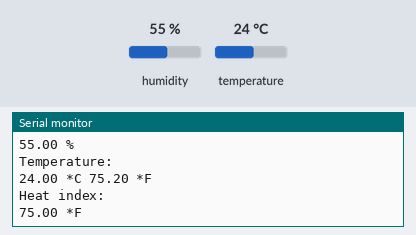
The sketch below on a simulated Arduino Uno, built with avr-gcc and run on an emulated ATmega328P. Shown: the last lines printed to the serial monitor. Inputs (shaded band) come from the test bench; at power-on: humidity 55 %, temperature 24 °C.

Above: at 4.8 s.
4.9 s: humidity set to 22 %
At 6.5 s:
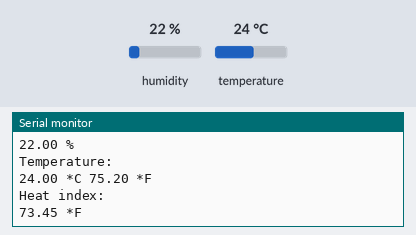
7.9 s: temperature set to 12 °C
At 9.4 s:
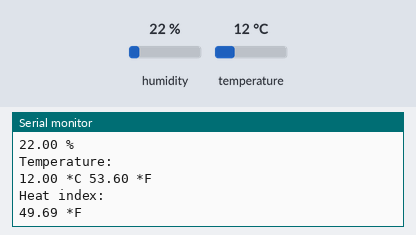
10.9 s: humidity set to 40 %
At 12.7 s:
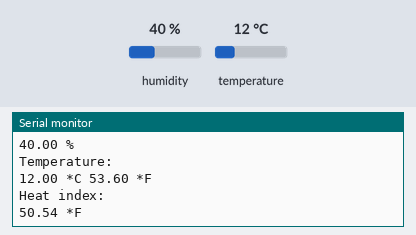
13.9 s: temperature set to 41 °C
At 15.7 s:
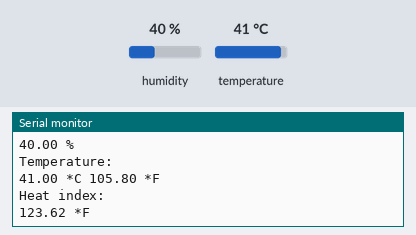
Timing chart, 0 to 17.2 s (numbered marks = the images above; inputs shaded):
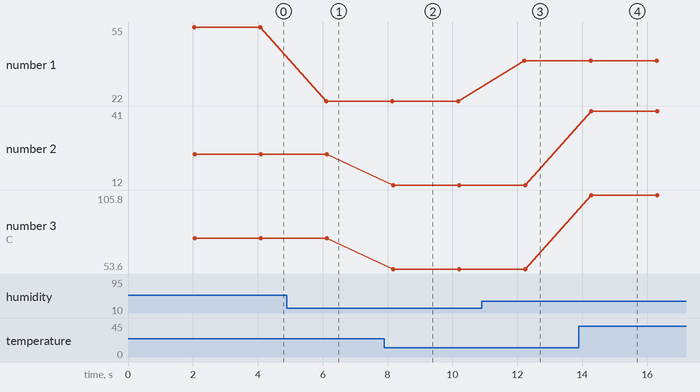

The sketch:

DHT_sensor.ino
```cpp
//#include <Adafruit_AM2320.h>
#include "DHT.h"
#define DHTPIN 3     // what pin we're connected to digital pin 2
#define DHTTYPE DHT11   // DHT 22  (AM2302)

// Initialize DHT sensor for normal 16mhz Arduino
DHT dht(DHTPIN, DHTTYPE);

void setup() {
  Serial.begin(9600);
  dht.begin();
}

void loop() {
  // Wait a few seconds between measurements.
  delay(2000);

  // Reading temperature or humidity takes about 250 milliseconds!
  // Sensor readings may also be up to 2 seconds 'old' (its a very slow sensor)
  float h = dht.readHumidity();
  // Read temperature as Celsius
  float t = dht.readTemperature();
  // Read temperature as Fahrenheit
  float f = dht.readTemperature(true);

  // Check if any reads failed and exit early (to try again).
  if (isnan(h) || isnan(t) || isnan(f)) {
    Serial.println("Failed to read from DHT sensor!");
    return;
  }
  // Compute heat index
  // Must send in temp in Fahrenheit!
  float hi = dht.computeHeatIndex(f, h);

  Serial.print("Humidity: \n");
  Serial.print(h);
  Serial.print(" %\t \n");
  Serial.print("Temperature: \n");
  Serial.print(t);
  Serial.print(" *C ");
  Serial.print(f);
  Serial.print(" *F\t \n");
  Serial.print("Heat index: \n");
  Serial.print(hi);
  Serial.println(" *F");
}
```

Measured:
- after the input at 4.9 s, the serial monitor: prints a new line after 1.2 s (image 1)
- after the input at 7.9 s, the serial monitor: prints a new line after 0.27 s (image 2)
- after the input at 10.9 s, the serial monitor: prints a new line after 1.3 s (image 3)
- after the input at 13.9 s, the serial monitor: prints a new line after 0.38 s (image 4)
- plotted number 1: 55 → 22 after the input at 4.9 s, 22 → 40 after the input at 10.9 s
- plotted number 2: 24 → 12 after the input at 7.9 s, 12 → 41 after the input at 13.9 s
- plotted number 3: 75.2 → 53.6 after the input at 7.9 s, 53.6 → 105.8 after the input at 13.9 s
